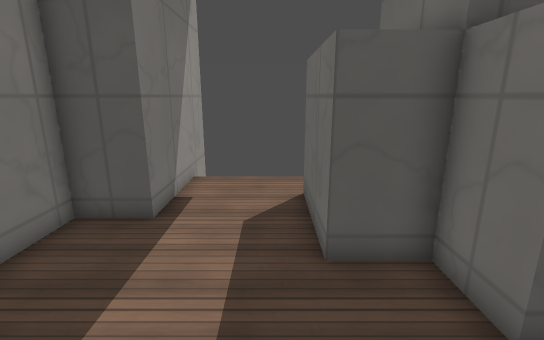
view 1 (above)

13 first-person views from a walk through a level from a Godot 3-D game. The camera is 1.5 m above the floor, tilts 14° down and sees 85° across. The floor is counted in squares, 0.5 m on a side. Each view is taken from the middle of a square. On the plan, view 1 faces up. The plan holds only what a view shows up to about 20 squares ahead; the rest is blank. Surface patterns are stand-ins for the level's own textures.

view 2
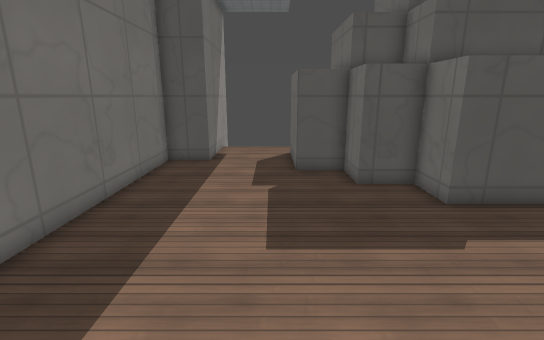

view 3
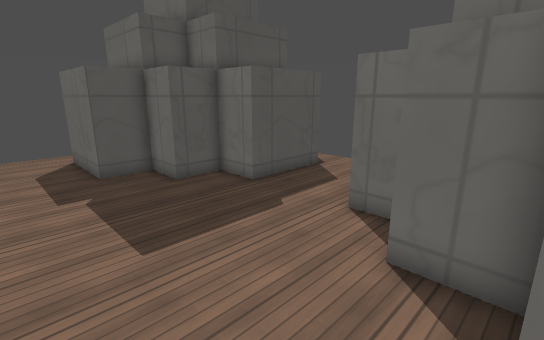

view 4
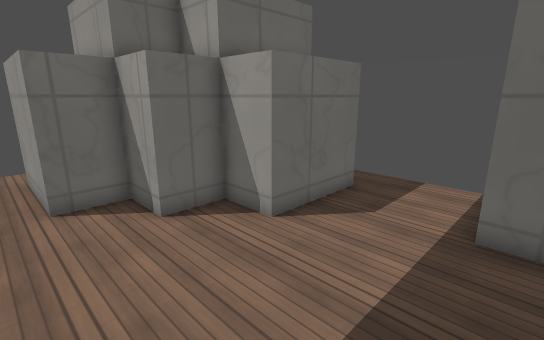

view 5
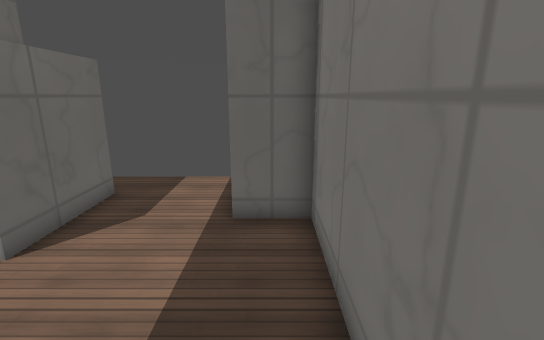

view 6
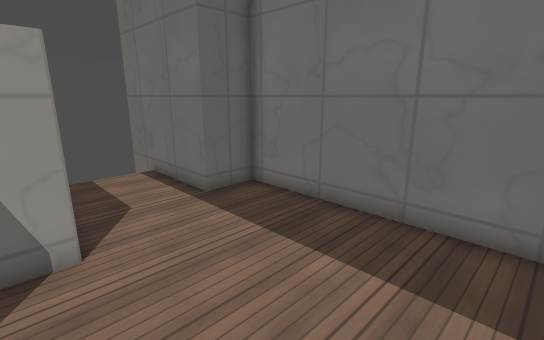

view 7
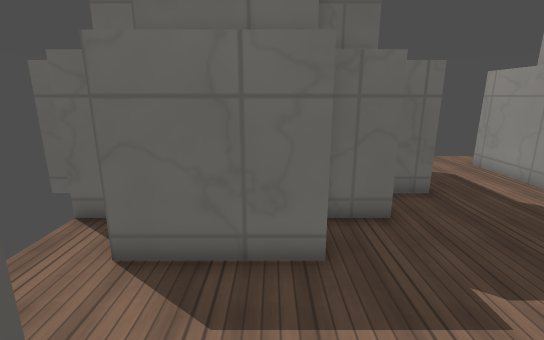

view 8
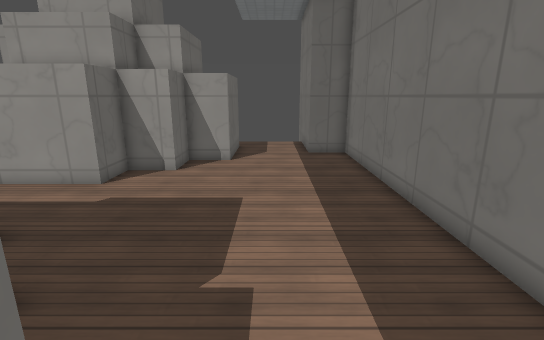

view 9
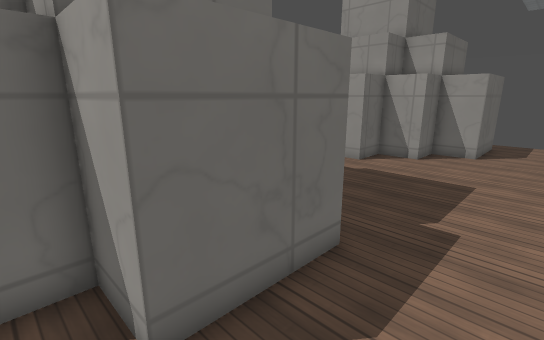

view 10
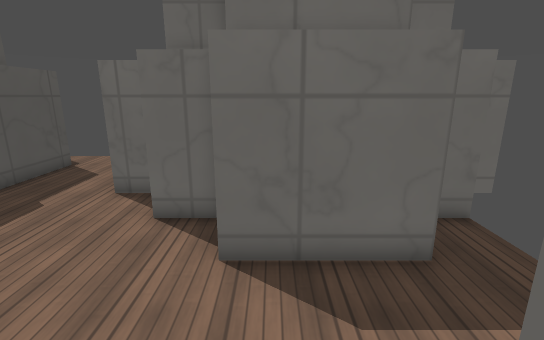

view 11
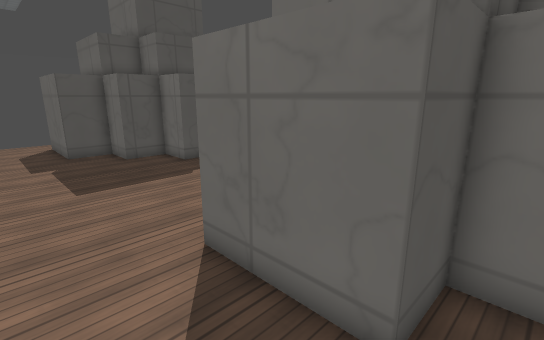

view 12
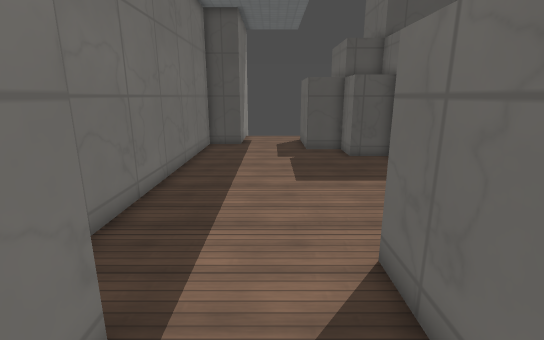

view 13
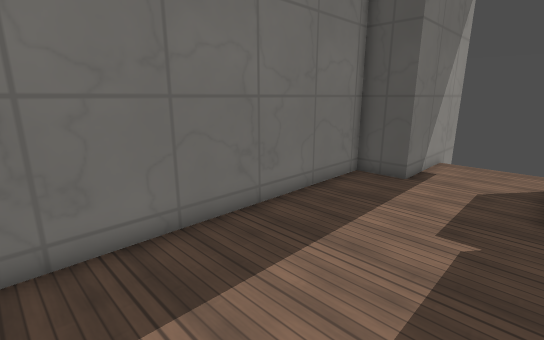

### Floor plan
Key: @ floor where view 1 was taken; # wall or solid block; . floor; v drop or lower ground.
Columns run from 5 left of view 1 to 11 right of it. Each row starts with its distance up from view 1.
 13   #       #
 12   #       #
 11   #vvvvv#
 10   #.....#
  9   #...###
  8   #...#
  7 ###...#
  6 #.....#
  5 #.....###
  4 #.......#
  3 #.......###
  2 #.........#    .v
  1 #.........#####.v
  0 #....@..........
 -1 #..............
 -2 #...............v
 -3 #.........#####.v
 -4 #.........#    .v
 -5 #.......###
 -6 #.......#
 -7 #.....###
 -8 #.....#
 -9 ###...#
-10   #...#
-11   #...###
-12   #.....#
-13   #vvvvv#
-14   #
-15   #

Positions as (right, up) in squares from view 1, and headings:
1: (0, 0), facing up
2: (0, -7), facing up
3: (-2, -7), facing up-right
4: (-4, -2), facing down-right
5: (-4, -2), facing down
6: (2, -1), facing down-left
7: (-4, 6), facing right
8: (-1, 7), facing down
9: (-2, 10), facing down-right
10: (-4, -8), facing right
11: (-2, -12), facing up-right
12: (-1, -12), facing up
13: (1, -4), facing up-left
